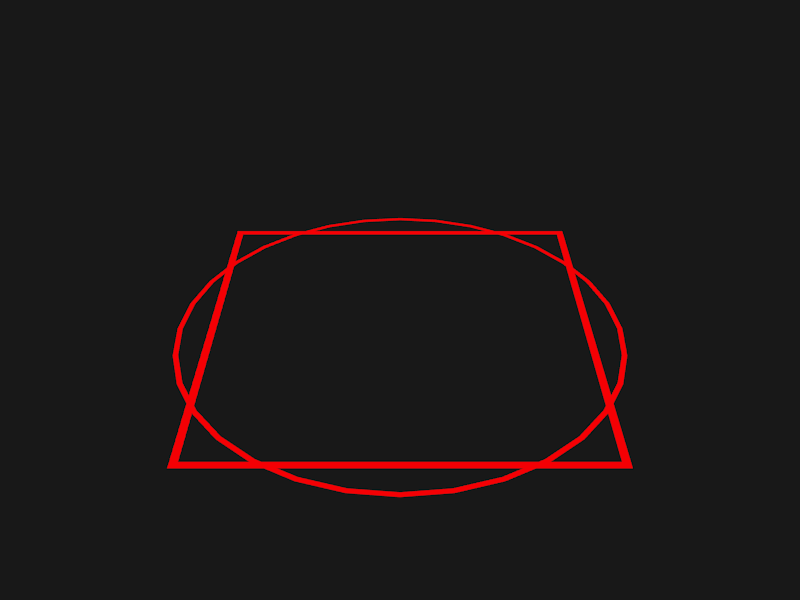
#> input picture dustbin/testlaser2.png, 800 x 600 px
$ python test1.py
#> lines starting #> are read from the running program, lines starting #| are printed output that depends on the picture
from PIL import Image

redChannel = Image.open("testlaser2.png").split()[0]
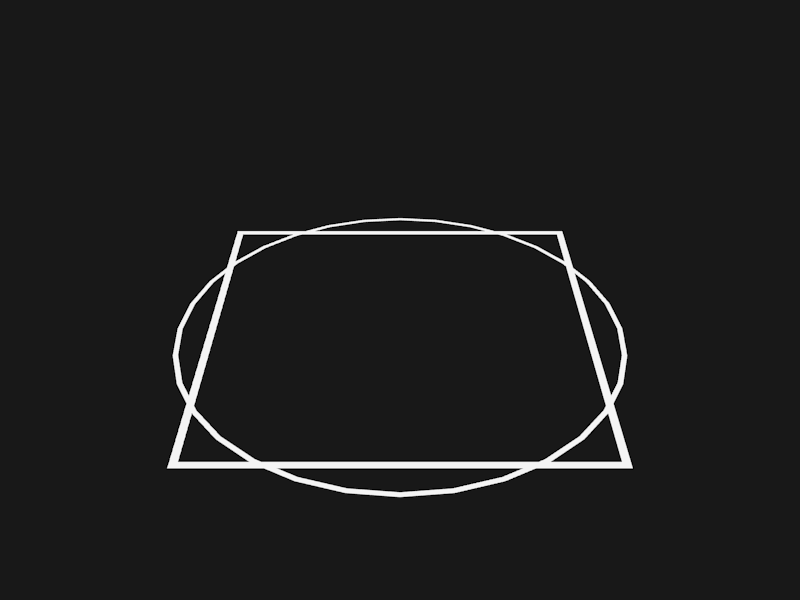
#> redChannel: PIL image 800x600 L; min 0, max 251, mean 29.6

width = 800
height = 600

maxPositions = []

for i in range(0, width-1):
	maxPosition = 0
	for j in range(0, height-1):
		if redChannel.getpixel((i, j)) > maxPosition: maxPosition = j
	maxPositions.append(maxPosition)

print(maxPositions)
